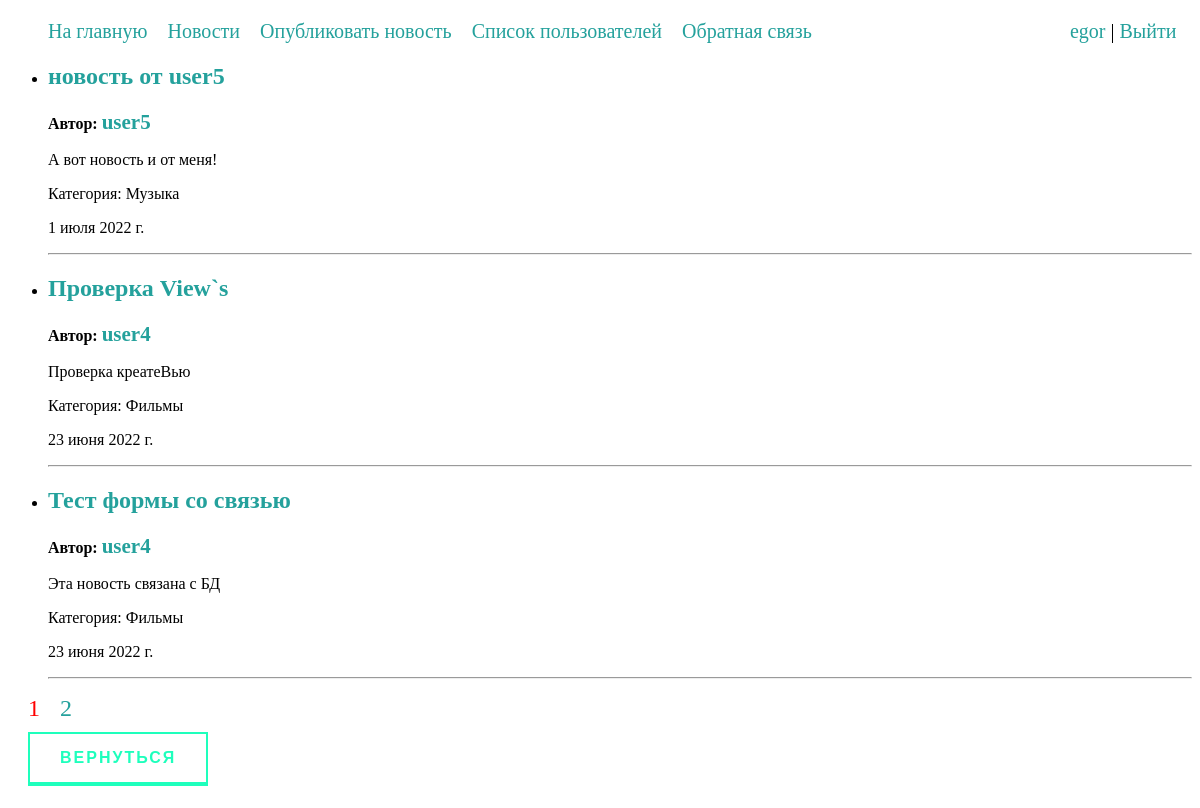
/news/newsbysubs (signed in), run on the app's committed database.
### news/models.py (models this page shows, shortened)
class News(models.Model):
    title = models.CharField(max_length=255, verbose_name='Заголовок')
    content = models.TextField(blank=False, verbose_name='Текст новости')
    time_created = models.DateTimeField(auto_now_add=True)
    cat = models.ForeignKey('Category', on_delete=models.CASCADE, null=True, verbose_name='Категория')
    author = models.ForeignKey(User, on_delete=models.CASCADE, null=True, verbose_name='Автор')
    def get_absolute_url(self):
        return reverse('newsById', kwargs={'news_id': self.pk})
    class Meta:
        verbose_name = 'Новости'
        verbose_name_plural = 'Новости'
        ordering = ['-time_created', 'title']

class Category(models.Model):
    name = models.CharField(max_length=100, db_index=True, verbose_name='Категория')
    slug = models.SlugField(max_length=255, db_index=True, unique=True, verbose_name='URL')
    def __str__(self):
        return self.name
    class Meta:
        verbose_name = 'Категории'
        verbose_name_plural = 'Категории'
        ordering = ['id']

### news/views.py (the view)
# urls.py: path('news/newsbysubs', NewsSubs.as_view(), name='newsSubs'),
class NewsSubs(LoginRequiredMixin, DataMixin, ListView):
    model = UserFollowing
    template_name = 'news/newsBySubs.html'
    context_object_name = 'news'
    paginate_by = 3
    def get_context_data(self, *, object_list=None, **kwargs):
        context = super().get_context_data(**kwargs)
        mix_def = self.get_user_context(title='Новости по подпискам')
        return dict(list(context.items()) + list(mix_def.items()))
    def get_queryset(self):
        uf_list = UserFollowing.objects.filter(following_user=self.request.user.id).select_related('user')
        news_list = []
        for uf in uf_list:
            news_list = list(chain(news_list, News.objects.filter(author=uf.user).select_related('cat', 'author', 'author__profile')))
        return sorted(news_list, key=lambda inst: inst.time_created)[::-1]

### news/models.py (called while the page is built)
    def get_absolute_url(self):
        return reverse('profile', kwargs={'profile_id': self.pk})

### news/utils.py (called while the page is built)
    def get_user_context(self, **kwargs):
        context = kwargs
        cats = Category.objects.all()
        context['menu'] = menu
        context['cats'] = cats
        return context

### news/templates/news/newsBySubs.html (shortened to what this page needs)
{% extends 'news/base.html' %}
{% block content %}
<ul>
{% for n in news %}
     <li>
        <h2><a href="{{ n.get_absolute_url }}">{{n.title}}</a></h2>
        <p><b>Автор: <a style="font-size: 21px;" href="{{ n.author.profile.get_absolute_url }}">{{ n.author.username }}</a></b></p>
        <p>{{n.content}}</p>
        <p>Категория: {{n.cat}}</p>
        <P>{{n.time_created|date:""}}</P>
    </li>
    <hr>
{% endfor %}
</ul>
{% if page_obj.has_other_pages %}
<nav class="paginate">
    <ul class="forPaginate">
        <li>
            {% if page_obj.number == 1 %}
            <a href="?page=1" style="color: red;">1</a>
            {% else %}
            <a href="?page=1">1</a>
            {% endif %}
        </li>
        <li>
            {% if page_obj.number == page_obj.paginator.num_pages %}
            <a href="?page={{ page_obj.paginator.num_pages }}" style="color: red;">{{ page_obj.paginator.num_pages }}</a>
            {% else %}
            <a href="?page={{ page_obj.paginator.num_pages }}">{{ page_obj.paginator.num_pages }}</a>
            {% endif %}
        </li>
    </ul>
</nav>
{% endif %}
    <a href="{% url 'news' %}" class="animated-button">Вернуться</a>
{% endblock %}

### news/templates/news/base.html (shortened to what this page needs)
{% load static %}
<!DOCTYPE html>
<html lang="en">
<head>
    <link rel='stylesheet' type='text/css' href="{% static 'news/css/styles.css' %}" />
</head>
<body>
{% block mainmenu %}
<ul class="head">
    {% for m in menu %}
    <li><a href="{% url m.url_name %}">{{m.title}}</a></li>
    {% endfor %}
    {% if request.user.is_authenticated %}
            <li class="headLogin"><a href="{% url 'profile' profile_id=user.profile.id %}">{{ user.username }}</a> | <a href="{% url 'logout' %}">Выйти</a></li>
    {% else %}
        <li class="headLogin"><a href="{% url 'register' %}">Регистрация</a> | <a href="{% url 'login' %}">Вход</a></li>
    {% endif %}
</ul>
{% endblock mainmenu %}
{% block content %}
{% endblock %}
</body>
</html>

### news/static/news/css/styles.css (style rules this page uses)
a:active, a:hover, a { text-decoration: none; color: #24a19c; }
.animated-button { text-decoration: none; display: inline-block; margin: 10px 20px; padding: 15px 30px; overflow: hidden; border: 2px solid; border-bottom-width: 4px; font-family: 'Montserrat', sans-serif; text-transform: uppercase; font-weight: bold; letter-spacing: 2px; color: rgba(30, 255, 188, 1); background: rgba(255, 255, 255, 1); transition: color .3s, background .5s; }
.forPaginate { list-style: none; margin: 0; padding-left: 0; display: flex; font-size: 24px; }
.paginate { display: inline; }
.forPaginate li { margin-left: 20px; }
.head { width: 97%; display: flex; font-size: 20px; }
.head li { display: inline; margin-right: 20px; }
.headLogin { margin-left: auto; margin-right: 0em; }

### data on the page
News: title "новость от user5", author.username "user5", content "А вот новость и от меня!", cat "Музыка", time_created "1 июля 2022 г."
News: title "Проверка View`s", author.username "user4", content "Проверка креатеВью", cat "Фильмы", time_created "23 июня 2022 г."
News: title "Тест формы со связью", author.username "user4", content "Эта новость связана с БД", cat "Фильмы", time_created "23 июня 2022 г."

### other printed values
{{ m.title }} "На главную" "Новости" "Опубликовать новость" "Список пользователей" "Обратная связь"
{{ user.username }} "egor"
{{ page_obj.paginator.num_pages }} "2"
